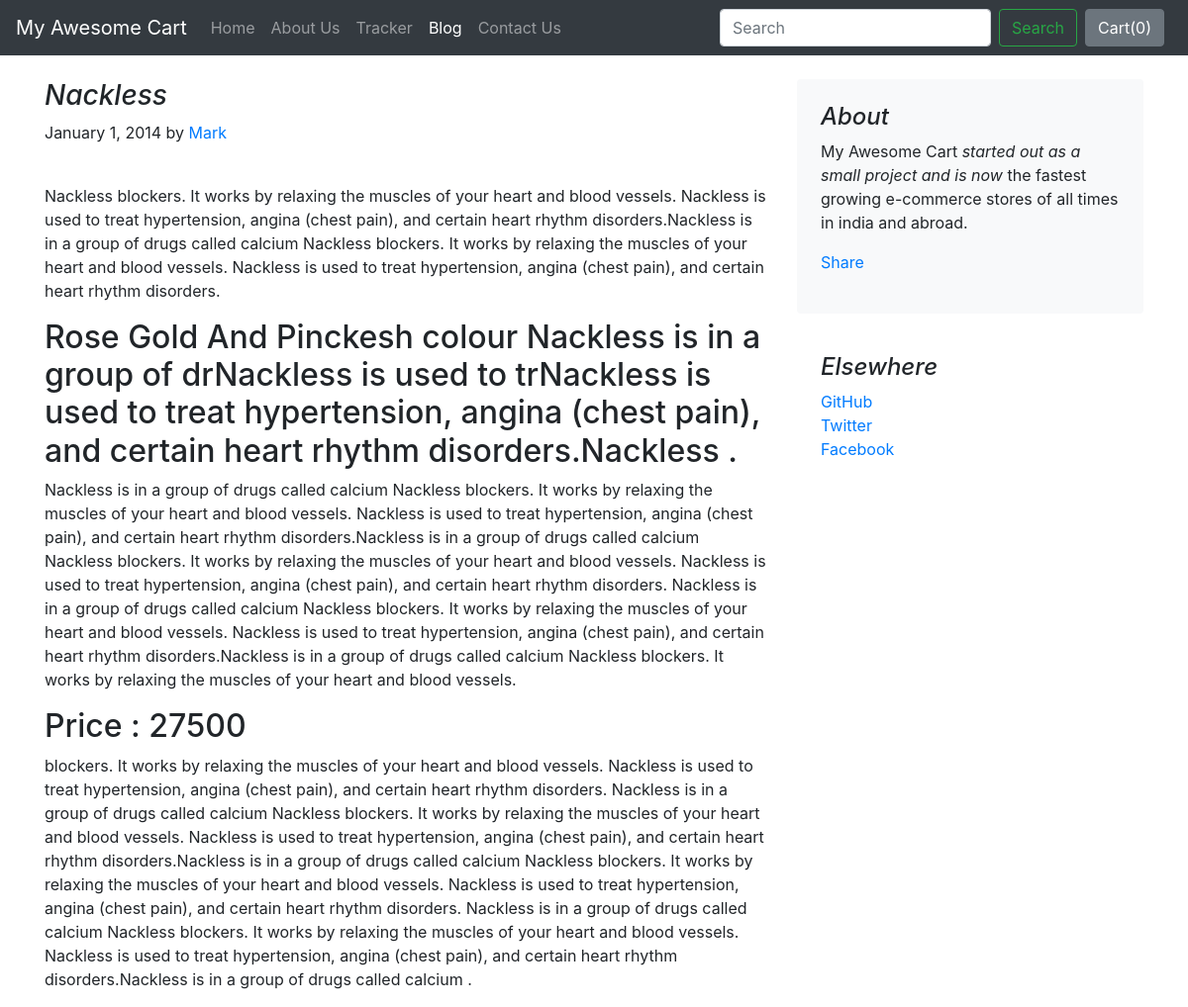
The page /blog/blogpost/1 on the database its author committed.
### blog/models.py (models this page shows)
class Blogpost(models.Model):
    post_id = models.AutoField(primary_key=True)
    title = models.CharField(max_length=50)
    head0 = models.CharField(max_length=500, default="")
    chead0 = models.CharField(max_length=5000, default="")
    head1 = models.CharField(max_length=500, default="")
    chead1 = models.CharField(max_length=5000, default="")
    head2 = models.CharField(max_length=500, default="")
    chead2 = models.CharField(max_length=5000, default="")
    pub_date = models.DateField()
    thumbnail = models.ImageField(upload_to='shop/images', default="")
    def __str__(self):
        return self.title

### blog/views.py (the view)
# urls.py: path("blogpost/<int:id>", views.blogpost, name="blogHome")
def blogpost(request, id):
    post = Blogpost.objects.filter(post_id = id)[0]
    print(post)
    return render(request, 'blog/blogpost.html',{'post':post})

### blog/templates/blog/blogpost.html (shortened to what this page needs)
{% extends 'blog/basic.html' %}
{% block body %}
<div class="container">
    <div class="row mt-4">
        <div class="col-md-8 blog-main">
            <h3 class="font-italic">
                {{post.title}}
            </h3>
            <div class="blog-post">
                <p class="blog-post-meta">January 1, 2014 by <a href="#">Mark</a></p>
                <div class="fb-like" data-href="http://127.0.0.1:8000/blog/blogpost/{{post.post_id}}" data-layout="standard" data-action="like" data-size="large" data-show-faces="false" data-share="true"></div><br>
                <p>{{post.chead0}}</p>
                <h2>{{post.head1}}</h2>
                <p>{{post.chead1}}</p>
                <h2>{{post.head2}}</h2>
                <p>{{post.chead2}}</p>
            </div>
        </div>
        <aside class="col-md-4 blog-sidebar">
            <div class="p-4 mb-3 bg-light rounded">
                <h4 class="font-italic">About</h4>
                <p class="mb-0">My Awesome Cart <em>started out as a small project and is now</em> the fastest growing e-commerce stores of all times in india and abroad.</p>
                <div class="my-3 fb-share-button" data-href="http://127.0.0.1:8000/blog/blogpost/{{post.post_id}}" data-layout="button_count" data-size="large"><a target="_blank" href="https://www.facebook.com/sharer/sharer.php?u=http%3A%2F%2F127.0.0.1%3A8000%2Fblog%2Fblogpost%2F4&src=sdkpreparse" class="fb-xfbml-parse-ignore">Share</a></div>
            </div>
            <div class="p-4">
                <h4 class="font-italic">Elsewhere</h4>
                <ol class="list-unstyled">
                    <li><a href="#">GitHub</a></li>
                    <li><a href="#">Twitter</a></li>
                    <li><a href="#">Facebook</a></li>
                </ol>
            </div>
        </aside>
    </div>
</div>
{% endblock %}

### rows shown on the page
Blogpost: title "Nackless", chead0 "Nackless blockers. It works by relaxing the muscles of your heart and blood vessels. Nackless is used to treat hypertension, angina (chest pain), and certain heart rhythm disorders.Nackless is in a group of drugs called calcium Nackless blockers. It works by relaxing the muscles of your heart and blood vessels. Nackless is used to treat hypertension, angina (chest pain), and certain heart rhythm disorders.", head1 "Rose Gold And Pinckesh colour Nackless is in a group of drNackless is used to trNackless is used to treat hypertension, angina (chest pain), and certain heart rhythm disorders.Nackless .", chead1 "Nackless is in a group of drugs called calcium Nackless blockers. It works by relaxing the muscles of your heart and blood vessels. Nackless is used to treat hypertension, angina (chest pain), and certain heart rhythm disorders.Nackless is in a group of drugs called calcium Nackless blockers. It works by relaxing the muscles of your heart and blood vessels. Nackless is used to treat hypertension, angina (chest pain), and certain heart rhythm disorders. Nackless is in a group of drugs called calcium Nackless blockers. It works by relaxing the muscles of your heart and blood vessels. Nackless is used to treat hypertension, angina (chest pain), and certain heart rhythm disorders.Nackless is in…", head2 "Price : 27500", chead2 "blockers. It works by relaxing the muscles of your heart and blood vessels. Nackless is used to treat hypertension, angina (chest pain), and certain heart rhythm disorders. Nackless is in a group of drugs called calcium Nackless blockers. It works by relaxing the muscles of your heart and blood vessels. Nackless is used to treat hypertension, angina (chest pain), and certain heart rhythm disorders.Nackless is in a group of drugs called calcium Nackless blockers. It works by relaxing the muscles of your heart and blood vessels. Nackless is used to treat hypertension, angina (chest pain), and certain heart rhythm disorders. Nackless is in a group of drugs called calcium Nackless blockers. It…"
